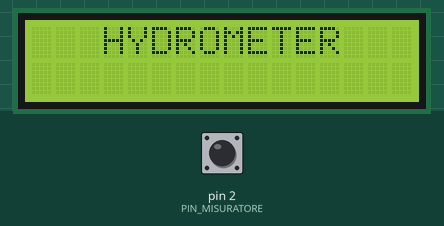
Bench run of a sketch on a simulated Arduino Uno, built with avr-gcc and run on an emulated ATmega328P. Shown: 16×2 character LCD. The inputs (shaded band) are chosen by the test bench; at power-on: pin 2 (PIN_MISURATORE) LOW. What the sketch prints to the serial monitor is not drawn.

Above: at 1.2 s.
1.3 s: pin 2 (PIN_MISURATORE) pulsed HIGH 5 times (0.12 s each, 0.3 s apart)
At 3.6 s:
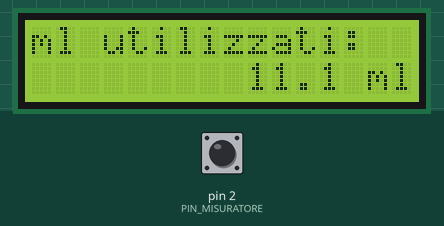
At 33.2 s:
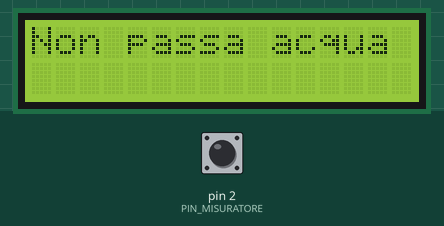
Timing chart, 0 to 34.1 s (numbered marks = the images above; inputs shaded):
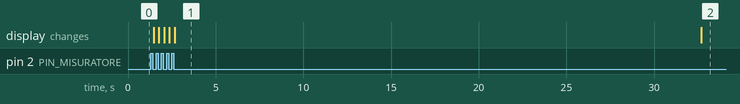

Measured:
- after the input at 1.3 s, the display: first changes after 0.15 s (image 1 shows a later state)
- what the display in image 1 shows lasts 30.0 s, from 2.7 s to 32.7 s

The sketch:

sw_download.ino
```cpp
#include <Wire.h>
#include <LiquidCrystal_I2C.h>

#define PIN_MISURATORE 2
#define RESET_TEMPO_US 30000000

LiquidCrystal_I2C lcd(0x27, 16, 2);

// Pulse per L = 450

const float LITRI_X_RISING = 1.0/450.0;

volatile float litri = 0;

void setup() {
  //pinMode(PIN_LCD_V, OUTPUT);
  //analogWrite(PIN_LCD_V, 254);

  pinMode(PIN_MISURATORE, INPUT);
  attachInterrupt(digitalPinToInterrupt(PIN_MISURATORE), on_pulse, RISING);

  lcd.begin(16, 2);
  lcd.setBacklight((uint8_t)1);
  lcd.print("   HYDROMETER");

  Serial.begin(9600);
}

void on_pulse() {
  litri += LITRI_X_RISING;
}

char str[16];

void loop() {
  unsigned long pulse = pulseIn(PIN_MISURATORE, HIGH, RESET_TEMPO_US);
  if(pulse == 0){
    litri = 0;
  }

  lcd.home();
  lcd.clear();
  if(litri != 0){
    lcd.print("ml utilizzati:");
    lcd.setCursor(0, 1);
    dtostrf(litri * 1000.0, 13, 1, str);
    lcd.print(str);
    lcd.print(" ml");
  } else {
    lcd.print("Non passa acqua");
  }

  Serial.println(litri);
}
```
